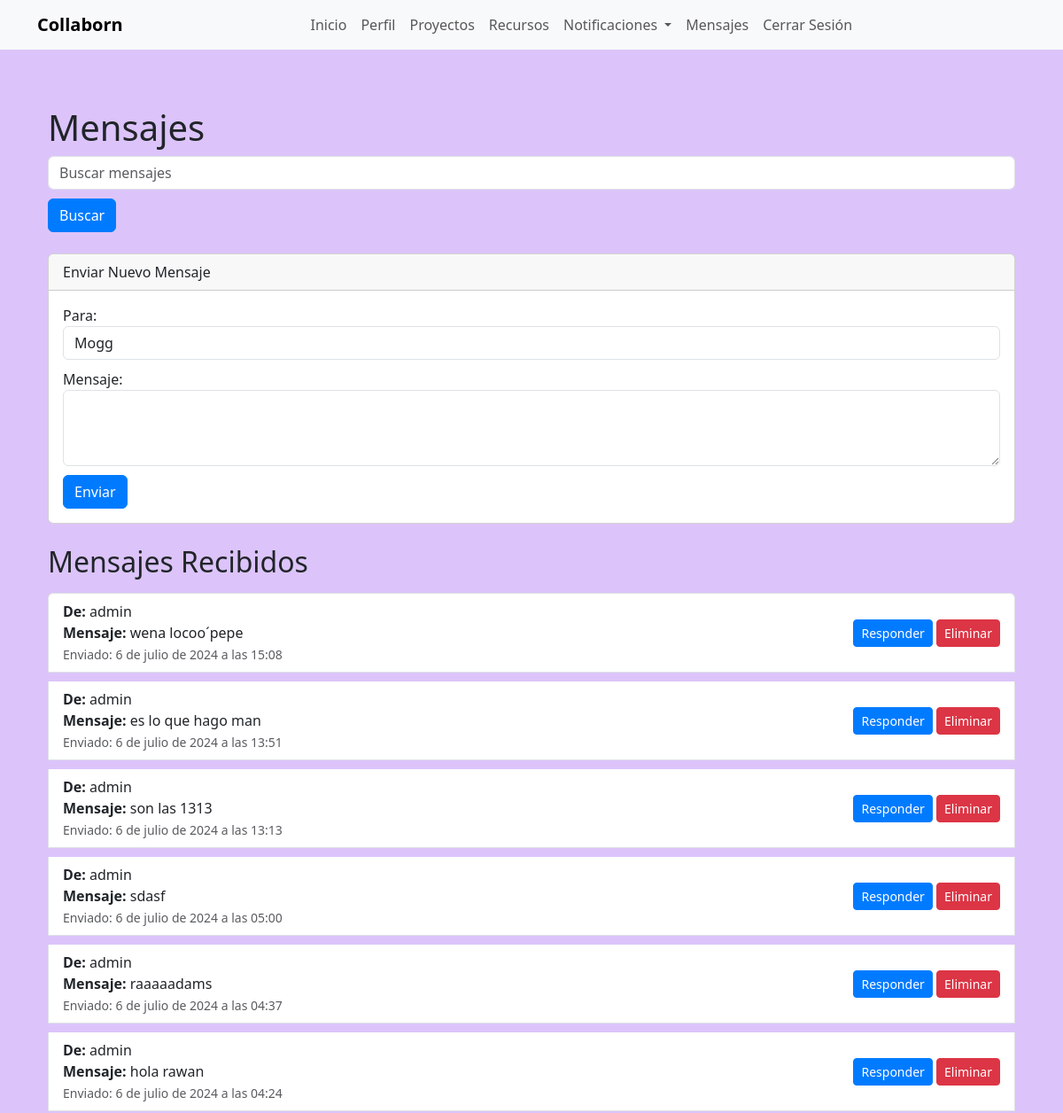
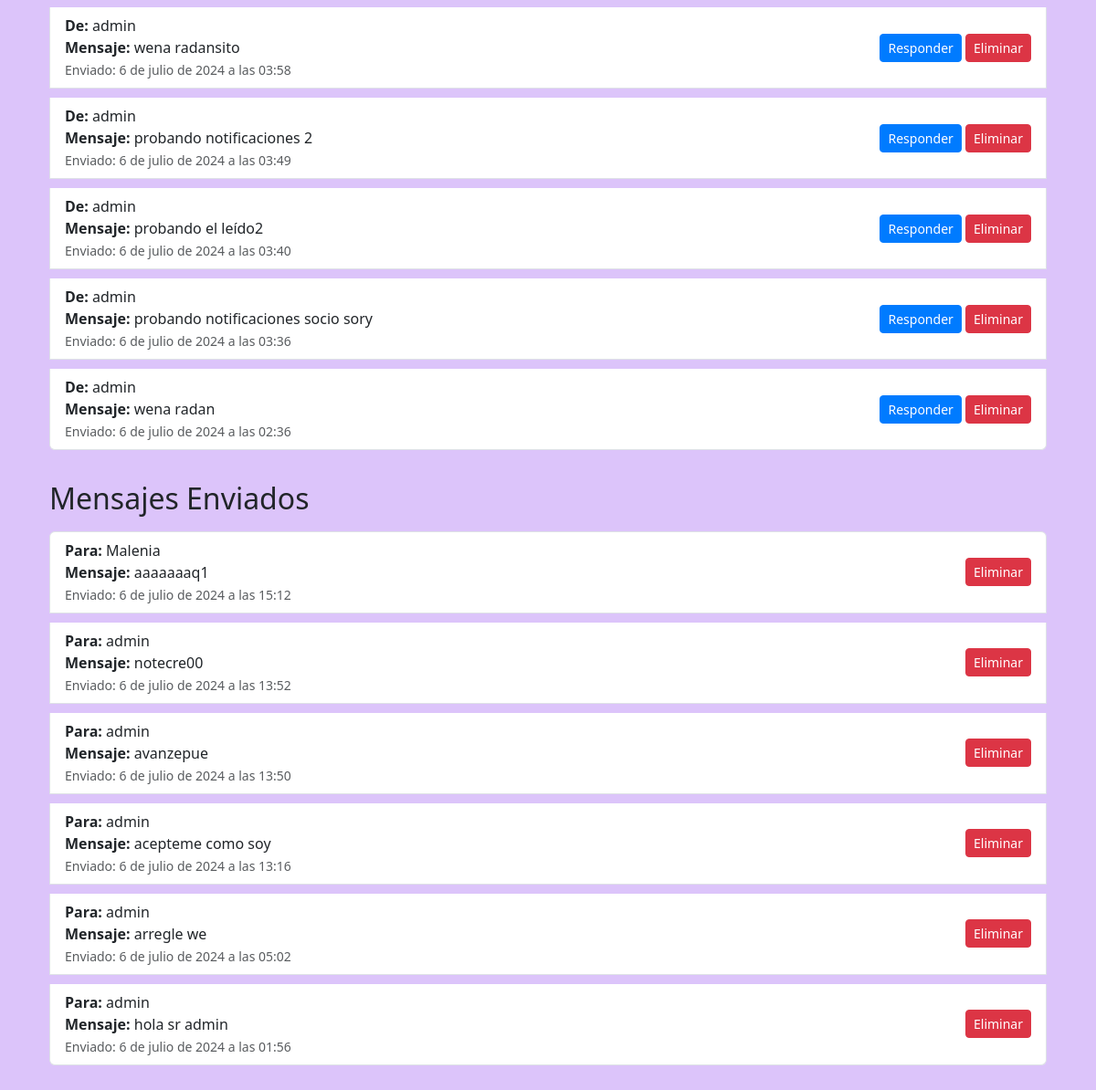
Before: /mensajes/ (signed in) with the older database file (2 pictures, top to bottom).
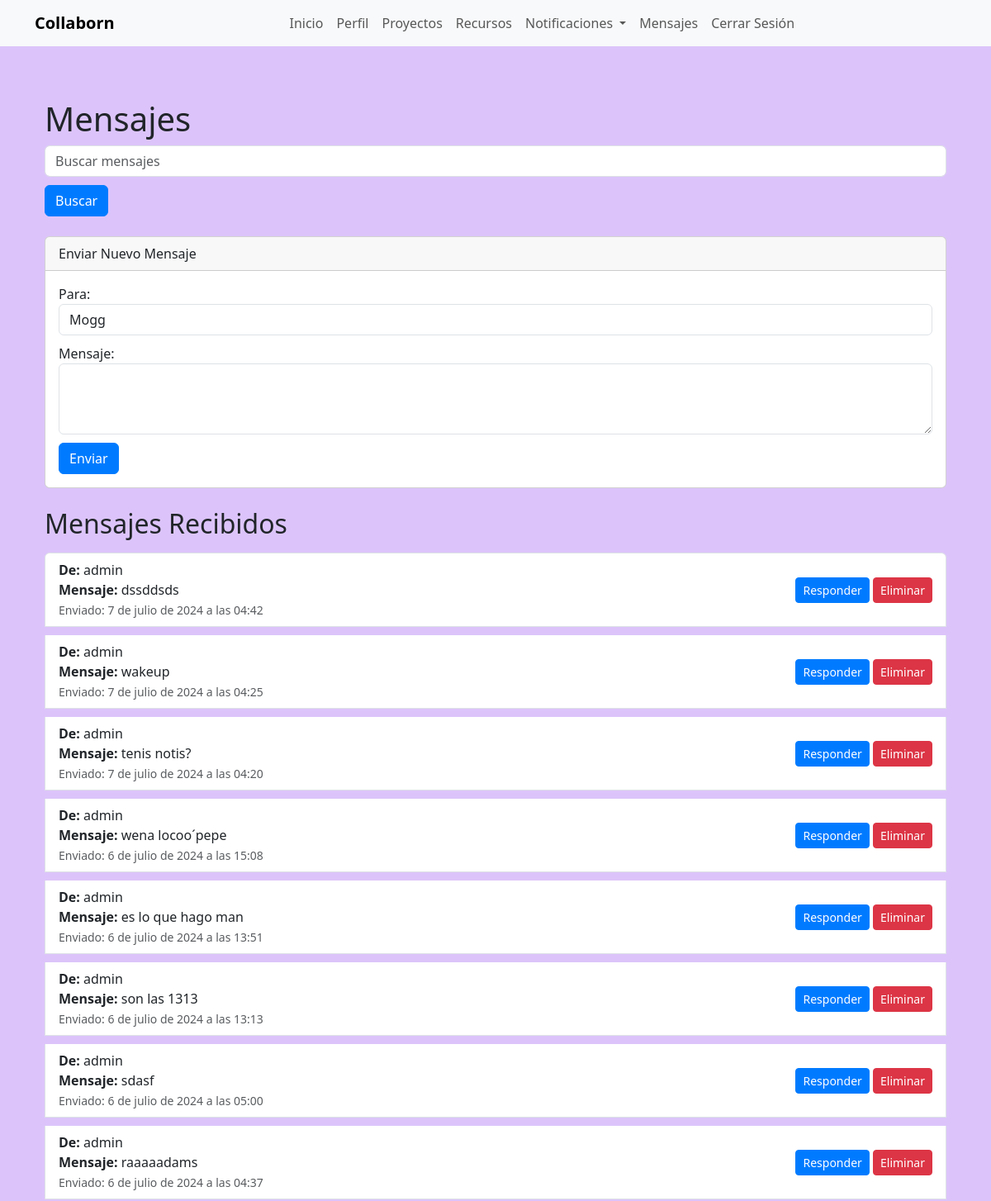
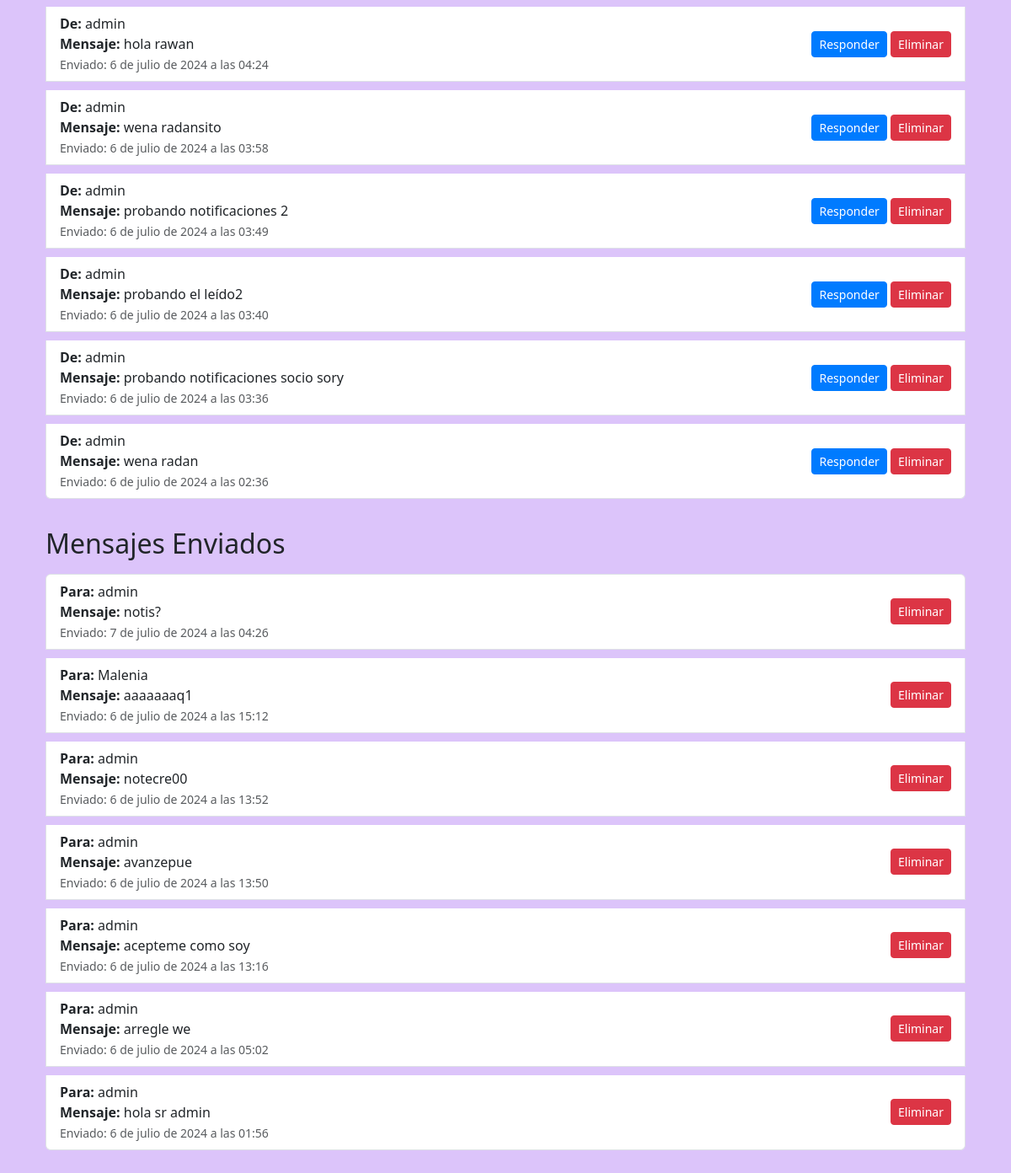
After: the same page with the newer database file (2 pictures, top to bottom).
### myapp/models.py (models this page shows, shortened)
class Mensaje(models.Model):
    emisor = models.ForeignKey(User, on_delete=models.CASCADE, related_name='mensajes_enviados')
    receptor = models.ForeignKey(User, on_delete=models.CASCADE, related_name='mensajes_recibidos')
    contenido = models.TextField()
    leido = models.BooleanField(default=False)
    fecha_envio = models.DateTimeField(auto_now_add=True)

### myapp/views.py (the view)
# urls.py: path('mensajes/', views.listar_mensajes, name='listar_mensajes'),
@login_required
def listar_mensajes(request):
    query = request.GET.get('q')
    if query:
        mensajes_recibidos = Mensaje.objects.filter(receptor=request.user, contenido__icontains=query).order_by('-fecha_envio')
        mensajes_enviados = Mensaje.objects.filter(emisor=request.user, contenido__icontains=query).order_by('-fecha_envio')
    else:
        mensajes_recibidos = Mensaje.objects.filter(receptor=request.user).order_by('-fecha_envio')
        mensajes_enviados = Mensaje.objects.filter(emisor=request.user).order_by('-fecha_envio')
    mensajes_recibidos.update(leido=True)
    return render(request, 'myapp/listar_mensajes.html', {
        'mensajes_recibidos': mensajes_recibidos,
        'mensajes_enviados': mensajes_enviados,
        'users': User.objects.exclude(id=request.user.id),
        'query': query
    })

### myapp/templates/myapp/listar_mensajes.html (shortened to what this page needs)
{% extends 'myapp/base.html' %}
{% block content %}
<div class="container mt-5">
    <h1>Mensajes</h1>
    <form method="get" class="form-inline mb-4">
        <input type="text" name="q" class="form-control mr-2" placeholder="Buscar mensajes" value="{{ query|default:'' }}">
        <button type="submit" class="btn btn-primary">Buscar</button>
    </form>
    <div class="card mb-4">
        <div class="card-header">
            Enviar Nuevo Mensaje
        </div>
        <div class="card-body">
            <form method="post" action="{% url 'enviar_mensaje' %}">
                <div class="form-group">
                    <label for="receptor">Para:</label>
                    <select name="receptor" id="receptor" class="form-control">
                        {% for user in users %}
                        <option value="{{ user.id }}">{{ user.username }}</option>
                        {% endfor %}
                    </select>
                </div>
                <div class="form-group">
                    <label for="contenido">Mensaje:</label>
                    <textarea name="contenido" id="contenido" class="form-control" rows="3" required></textarea>
                </div>
                <button type="submit" class="btn btn-primary">Enviar</button>
            </form>
        </div>
    </div>
    <h2 class="mb-3">Mensajes Recibidos</h2>
    {% if mensajes_recibidos %}
    <div class="list-group mb-4">
        {% for mensaje in mensajes_recibidos %}
        <div class="list-group-item {% if not mensaje.leido %}font-weight-bold{% endif %}">
            <div class="d-flex justify-content-between align-items-center">
                <div>
                    <strong>De:</strong> {{ mensaje.emisor.username }}<br>
                    <strong>Mensaje:</strong> {{ mensaje.contenido }}<br>
                    <small class="text-muted">Enviado: {{ mensaje.fecha_envio }}</small>
                </div>
                <div>
                    <a href="#" class="btn btn-sm btn-primary responder-btn" data-emisor-id="{{ mensaje.emisor.id }}">Responder</a>
                    <button type="button" class="btn btn-sm btn-danger" data-toggle="modal" data-target="#confirmDeleteModal" data-mensaje-id="{{ mensaje.id }}">Eliminar</button>
                </div>
            </div>
        </div>
        {% endfor %}
    </div>
    {% else %}
    <div class="alert alert-info">No tienes mensajes recibidos.</div>
    {% endif %}
    <h2 class="mb-3">Mensajes Enviados</h2>
    {% if mensajes_enviados %}
    <div class="list-group mb-4">
        {% for mensaje in mensajes_enviados %}
        <div class="list-group-item">
            <div class="d-flex justify-content-between align-items-center">
                <div>
                    <strong>Para:</strong> {{ mensaje.receptor.username }}<br>
                    <strong>Mensaje:</strong> {{ mensaje.contenido }}<br>
                    <small class="text-muted">Enviado: {{ mensaje.fecha_envio }}</small>
                </div>
                <div>
                    <button type="button" class="btn btn-sm btn-danger" data-toggle="modal" data-target="#confirmDeleteModal" data-mensaje-id="{{ mensaje.id }}">Eliminar</button>
                </div>
            </div>
        </div>
        {% endfor %}
    </div>
    {% else %}
    <div class="alert alert-info">No has enviado mensajes.</div>
    {% endif %}
</div>
{% endblock %}

Changed rows visible on the page:
added Mensaje: emisor.username "admin", contenido "dssddsds", fecha_envio "7 de julio de 2024 a las 04:42", shown under "Mensajes Recibidos"
added Mensaje: emisor.username "admin", contenido "wakeup", fecha_envio "7 de julio de 2024 a las 04:25", shown under "Mensajes Recibidos"
added Mensaje: emisor.username "admin", contenido "tenis notis?", fecha_envio "7 de julio de 2024 a las 04:20", shown under "Mensajes Recibidos"
added Mensaje: receptor.username "admin", contenido "notis?", fecha_envio "7 de julio de 2024 a las 04:26", shown under "Mensajes Enviados"
